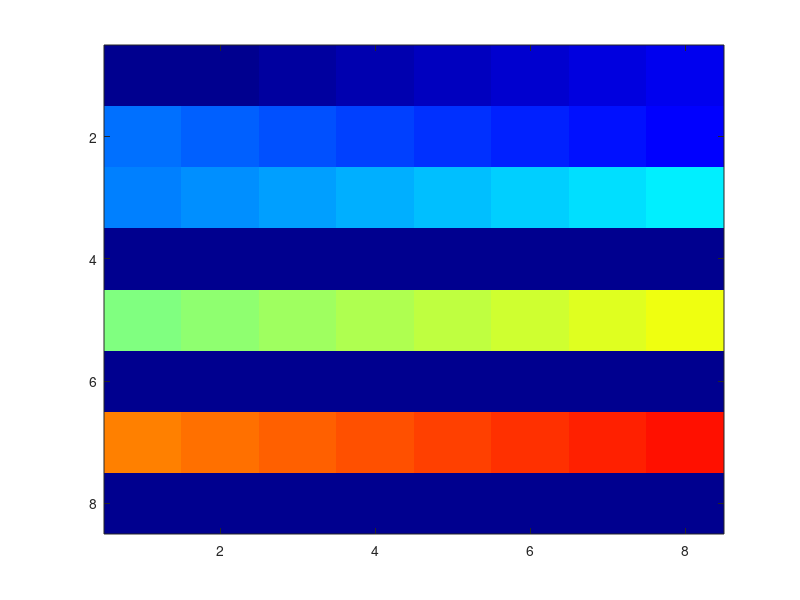

MATLAB code for this plot:
function Exercise3()
%Criando a Matriz 8x8
n = rand(8,8)*0;
%Valor escalar
%Cresce da esquerda para a direita
s = 0;
%Línhas impares
for i=1:i+2:8
    for j=1:8
        n(i,j) = s;
        s = s + 1;
    end
    s = s + 8;
end
%pre visualizaçao
n
%Agora cresce da direita para a esquerda
s = 8;
for i=2:i+2:8
    for j=8:-1:1
        n(i,j) = s;
        s = s + 1;
    end
    s = s + 8;
end
n
%mostrando a imagem
%image(uint8(n));
%usando a funçao dada
image(n), colormap(jet(64));
end